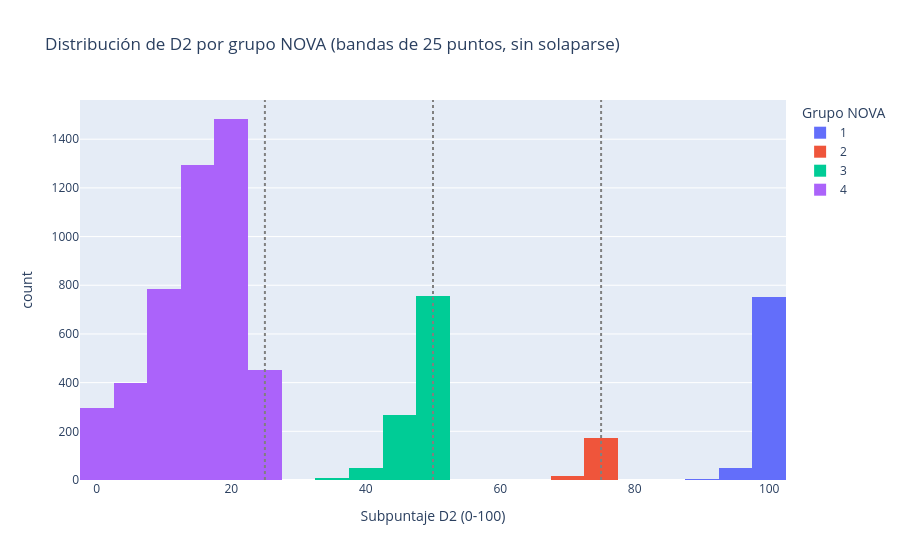

Notebook code for this chart:
### Code cell
fig = px.histogram(
    resumen_d2, x="d2", color="nova_group", nbins=40,
    title="Distribución de D2 por grupo NOVA (bandas de 25 puntos, sin solaparse)",
    labels={"d2": "Subpuntaje D2 (0-100)", "count": "Nº de productos", "nova_group": "Grupo NOVA"},
    category_orders={"nova_group": ["1", "2", "3", "4"]},
)
fig.add_vline(x=25, line_dash="dot", line_color="gray")
fig.add_vline(x=50, line_dash="dot", line_color="gray")
fig.add_vline(x=75, line_dash="dot", line_color="gray")
fig.show()

### Figure 1 — Plotly figure (JSON) as saved in the notebook; plotly's stock layout.template omitted (floating-point values rounded to 4 significant figures; data arrays with more than 128 entries replaced by an {"elided": "..."} marker saying what was removed)
{"data": [{"bingroup": "x", "hovertemplate": "Grupo NOVA=1<br>Subpuntaje D2 (0-100)=%{x}<br>count=%{y}<extra></extra>", "legendgroup": "1", "marker": {"color": "#636efa", "pattern": {"shape": ""}}, "name": "1", "nbinsx": 40, "orientation": "v", "showlegend": true, "type": "histogram", "x": {"elided": "804 float values"}, "xaxis": "x", "yaxis": "y"}, {"bingroup": "x", "hovertemplate": "Grupo NOVA=2<br>Subpuntaje D2 (0-100)=%{x}<br>count=%{y}<extra></extra>", "legendgroup": "2", "marker": {"color": "#EF553B", "pattern": {"shape": ""}}, "name": "2", "nbinsx": 40, "orientation": "v", "showlegend": true, "type": "histogram", "x": {"elided": "189 float values"}, "xaxis": "x", "yaxis": "y"}, {"bingroup": "x", "hovertemplate": "Grupo NOVA=3<br>Subpuntaje D2 (0-100)=%{x}<br>count=%{y}<extra></extra>", "legendgroup": "3", "marker": {"color": "#00cc96", "pattern": {"shape": ""}}, "name": "3", "nbinsx": 40, "orientation": "v", "showlegend": true, "type": "histogram", "x": {"elided": "1078 float values"}, "xaxis": "x", "yaxis": "y"}, {"bingroup": "x", "hovertemplate": "Grupo NOVA=4<br>Subpuntaje D2 (0-100)=%{x}<br>count=%{y}<extra></extra>", "legendgroup": "4", "marker": {"color": "#ab63fa", "pattern": {"shape": ""}}, "name": "4", "nbinsx": 40, "orientation": "v", "showlegend": true, "type": "histogram", "x": {"elided": "4710 float values"}, "xaxis": "x", "yaxis": "y"}], "layout": {"barmode": "relative", "legend": {"title": {"text": "Grupo NOVA"}, "tracegroupgap": 0}, "shapes": [{"line": {"color": "gray", "dash": "dot"}, "type": "line", "x0": 25, "x1": 25, "xref": "x", "y0": 0, "y1": 1, "yref": "y domain"}, {"line": {"color": "gray", "dash": "dot"}, "type": "line", "x0": 50, "x1": 50, "xref": "x", "y0": 0, "y1": 1, "yref": "y domain"}, {"line": {"color": "gray", "dash": "dot"}, "type": "line", "x0": 75, "x1": 75, "xref": "x", "y0": 0, "y1": 1, "yref": "y domain"}], "title": {"text": "Distribución de D2 por grupo NOVA (bandas de 25 puntos, sin solaparse)"}, "xaxis": {"anchor": "y", "domain": [0, 1], "title": {"text": "Subpuntaje D2 (0-100)"}}, "yaxis": {"anchor": "x", "domain": [0, 1], "title": {"text": "count"}}}}
